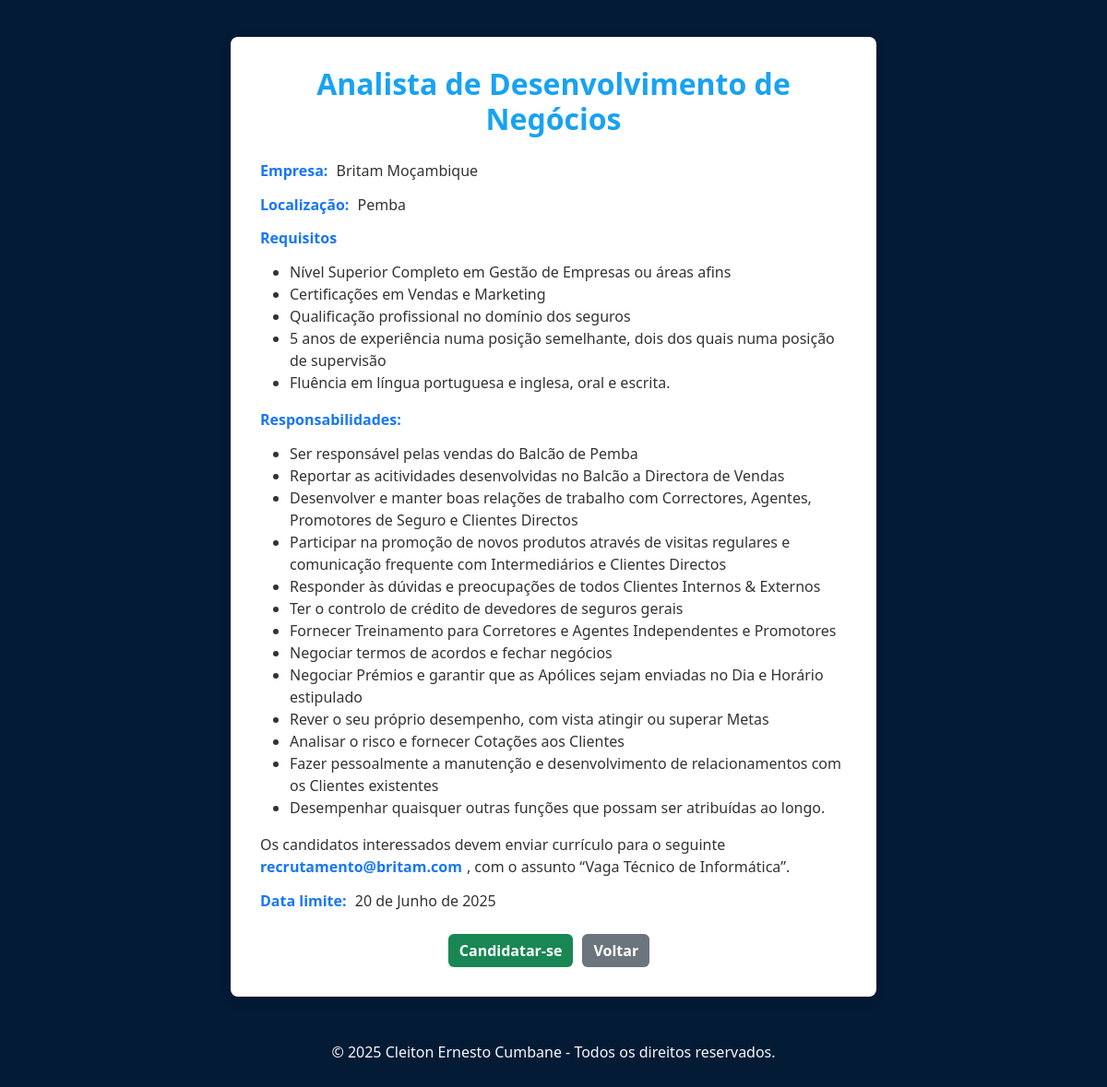
The page /vaga/8/ on the database its author committed.
### tarefas/models.py (models this page shows, shortened)
class empregar(models.Model):
    empresa = models.CharField(max_length=200, verbose_name="Nome da empresa")
    titulo = models.CharField(max_length=200, verbose_name="Area de atuacao")
    Descricao = models.CharField(max_length=500)
    responsabilidades = models.TextField()
    requisitos = models.TextField()
    processo_candidatura = models.EmailField(blank=True, null=True)
    data_de_publicacao = models.DateField(auto_now_add=True)
    data_limite = models.DateField()
    imagem = models.ImageField(upload_to='Imagem_vaga', blank=True, null=True)
    localizacao = models.CharField(max_length=100, blank=True, null= True)
    site = models.URLField(blank=True, null=True)

### tarefas/views.py (the view)
# urls.py: path('vaga/<int:vaga_id>/', vaga_detalhes, name="vaga_detalhes"),
def vaga_detalhes(request, vaga_id):
    emprega =get_object_or_404(empregar, id=vaga_id)
    requisitos_lista = [r.strip() for r in emprega.requisitos.split(';') if r.strip()]
    responsabilidades_lista = [r.strip() for r in emprega.responsabilidades.split(';') if r.strip()]
    context = {
        'emprega': emprega,
        'requisitos_lista': requisitos_lista,
        'responsabilidades_lista': responsabilidades_lista,
    }
    return render(request, 'tarefas/det_empregos.html', context)

### tarefas/templates/tarefas/det_empregos.html (shortened to what this page needs)
<!doctype html>
<html lang="pt">
  <head>
    <link href="https://cdn.jsdelivr.net/npm/bootstrap@5.3.6/dist/css/bootstrap.min.css" rel="stylesheet">
  </head>
  <body>
    <div class="container">
      <div class="vaga-container">
        <h2 class="vaga-titulo">{{ emprega.titulo }}</h2>
        <div class="vaga-info">
          <p><strong>Empresa:</strong> {{ emprega.empresa }}</p>
          <p><strong>Localização:</strong> {{ emprega.localizacao }}</p>
          <p><strong>Requisitos</strong></p>
          <ul>
               {% for item in requisitos_lista %}
                  <li>{{ item }}</li>
               {% endfor %}
          </ul>
          <p><strong>Responsabilidades:</strong></p>
          <ul>
               {% for item in responsabilidades_lista %}
                   <li>{{ item }}</li>
               {% endfor %}
          </ul>
          <p>Os candidatos interessados devem enviar currículo para o seguinte <strong>{{ emprega.processo_candidatura }}</strong>, com o assunto “Vaga Técnico de Informática”.</p>
          <p><strong>Data limite:</strong> {{ emprega.data_limite }}</p>
        </div>
        <div class="d-flex justify-content-center mt-4">
          <a href="{{ emprega.site }}" class="btn btn-success" target="_blank">Candidatar-se</a>
          <a href="{% url 'home' %}" class="btn btn-secondary">Voltar</a>
        </div>
      </div>
    </div>
    <footer class="text-center mt-5 text-light">
      © 2025 Cleiton Ernesto Cumbane - Todos os direitos reservados.
    </footer>
  </body>
</html>

### tarefas/templates/tarefas/det_empregos.html (style rules this page uses)
body { background-color: rgb(4, 27, 54); padding-top: 40px; padding-bottom: 40px; min-height: 100vh; color: #333; }
.vaga-container { max-width: 700px; background-color: white; padding: 2rem; border-radius: 8px; box-shadow: 0 4px 12px rgba(0, 0, 0, 0.15); margin: auto; }
.vaga-titulo { font-size: 32px; font-weight: 700; color: rgb(24, 162, 242); margin-bottom: 1.5rem; text-align: center; }
.vaga-info p { margin-bottom: 0.8rem; font-size: 1rem; }
.vaga-info strong { color: #1877f2; margin-right: 5px; }
.btn-success { background-color: #198754; border: none; font-weight: bold; }
.btn-secondary { background-color: #6c757d; font-weight: bold; border: none; }
.btn { margin-right: 10px; }

### rows shown on the page
empregar: titulo "Analista de Desenvolvimento de Negócios", empresa "Britam Moçambique", localizacao "Pemba", processo_candidatura "recrutamento@britam.com", data_limite "20 de Junho de 2025"

### other values the page prints
{{ item }} "Nível Superior Completo em Gestão de Empresas ou áreas afins" "Certificações em Vendas e Marketing" "Qualificação profissional no domínio dos seguros" "5 anos de experiência numa posição semelhante, dois dos quais numa posição de supervisão" "Fluência em língua portuguesa e inglesa, oral e escrita."
{{ item }} "Ser responsável pelas vendas do Balcão de Pemba" "Reportar as acitividades desenvolvidas no Balcão a Directora de Vendas" "Desenvolver e manter boas relações de trabalho com Correctores, Agentes, Promotores de Seguro e Clientes Directos" "Participar na promoção de novos produtos através de visitas regulares e comunicação frequente com Intermediários e Clientes Directos" "Responder às dúvidas e preocupações de todos Clientes Internos & Externos" "Ter o controlo de crédito de devedores de seguros gerais" "Fornecer Treinamento para Corretores e Agentes Independentes e Promotores" "Negociar termos de acordos e fechar negócios" "Negociar Prémios e garantir que as Apólices sejam enviadas no Dia e Horário estipulado" "Rever o seu próprio desempenho, com vista atingir ou superar Metas" "Analisar o risco e fornecer Cotações aos Clientes" "Fazer pessoalmente a manutenção e desenvolvimento de relacionamentos com os Clientes existentes" "Desempenhar quaisquer outras funções que possam ser atribuídas ao longo."
